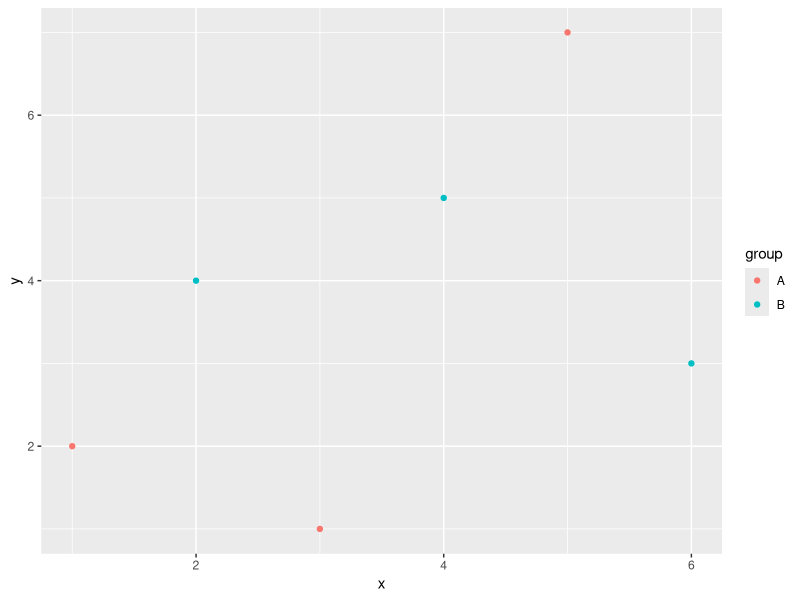

This chart was generated by the following R code:
library(ggplot2)

data <- data.frame(
  x = c(1, 2, 3, 4, 5, 6),
  y = c(2, 4, 1, 5, 7, 3),
  group = c("A", "B", "A", "B", "A", "B")
)

ggplot(data, aes(x = x, y = y, color = group)) +
  geom_point()
